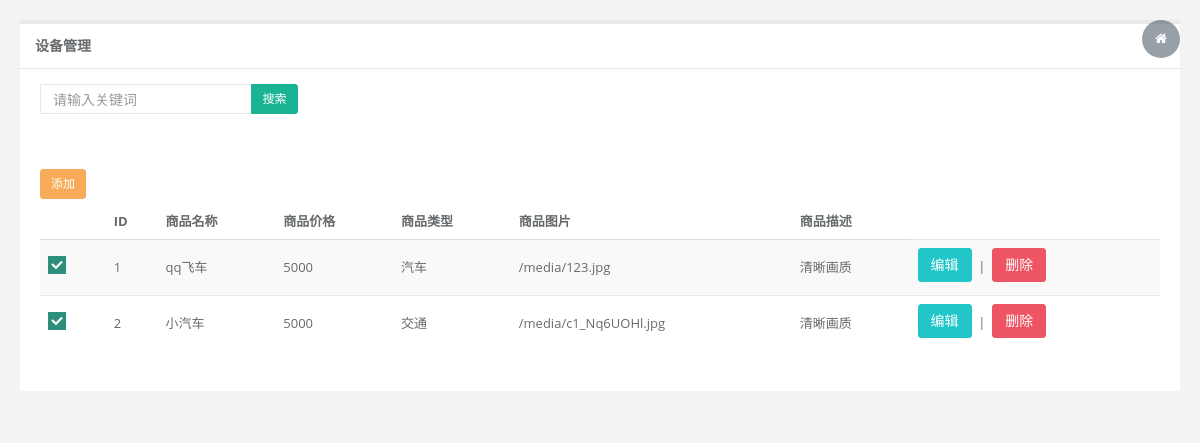
Screenshot of /goodslist/ with the database file from the repository.
### mywb/models.py (models this page shows)
class Goods(models.Model):
    name = models.CharField(verbose_name="商品名称", max_length=100)
    price = models.CharField(verbose_name="商品价格", max_length=100)
    goodstype = models.CharField(verbose_name="商品类型", max_length=100)
    image= models.CharField(verbose_name="商品图片", max_length=100)
    goodsdesc = models.CharField(verbose_name="商品描述", max_length=1000)

### mywb/views.py (the view)
# urls.py: path("goodslist/", wb.goodslist),
def goodslist(request):
    list = Goods.objects.all()
    return render(request, 'goods/list.html', {'list': list})

### mywb/templates/goods/list.html (shortened to what this page needs)
 <!DOCTYPE html>
<html>
<head>
    <link rel="shortcut icon" href="favicon.ico"> <link href="/static/css/bootstrap.min.css?v=3.3.7" rel="stylesheet">
    <link href="/static/css/font-awesome.css?v=4.4.0" rel="stylesheet">
    <link href="/static/css/plugins/iCheck/custom.css" rel="stylesheet">
    <link href="/static/css/animate.css" rel="stylesheet">
    <link href="/static/css/style.css?v=4.1.0" rel="stylesheet">
</head>
<body class="gray-bg">
    <div class="wrapper wrapper-content animated fadeInRight">
        <div class="row">
            <div class="col-sm-12">
                <div class="ibox float-e-margins">
                    <div class="ibox-title">
                        <h5>设备管理</h5>
                    </div>
                    <div class="ibox-content">
                        <div class="row">
                            <div class="col-sm-3">
                                <div class="input-group">
                                    <input type="text" placeholder="请输入关键词" class="input-sm form-control"> <span class="input-group-btn">
                                        <button type="button" class="btn btn-sm btn-primary"> 搜索</button> </span>
                                </div>
                                <div style="margin-top: 50px;">
                                     <a class="btn btn-sm btn-warning" href="/goodsadd" >添加</a> </span>
                                </div>
                            </div>
                        </div>
                        <div class="table-responsive">
                            <table class="table table-striped">
                                <thead>
                                    <tr>
                                        <th></th>
                                        <th>ID</th>
                                        <th>商品名称</th>
                                        <th>商品价格</th>
                                        <th>商品类型</th>
                                        <th>商品图片</th>
                                        <th>商品描述</th>
                                    </tr>
                                </thead>
                                <tbody>
                                {% for item in list%}
                                    <tr>
                                        <td>
                                        </td>
                                        <td>{{item.id}}</td>
                                        <td>{{item.name}}</td>
                                        <td>{{item.price}}</td>
                                        <td>{{item.goodstype}}</td>
                                        <td>{{item.image}}</td>
                                        <td>{{item.goodsdesc}}</td>
                                     <td><a href="/goodsedit?id={{item.id}}" class="btn btn-info">编辑</a>&nbsp;&nbsp;|&nbsp;&nbsp;<a  href="javascript:;" onclick="gotodel({{item.id}})" class="btn btn-danger">删除</a>
                                    </tr>
                                {% endfor %}
                                </tbody>
                            </table>
                        </div>
                    </div>
                </div>
            </div>
        </div>
    </div>
</body>
</html>

### rows the page displays
Goods: id "1", name "qq飞车", price "5000", goodstype "汽车", image "/media/123.jpg", goodsdesc "清晰画质"
Goods: id "2", name "小汽车", price "5000", goodstype "交通", image "/media/c1_Nq6UOHl.jpg", goodsdesc "清晰画质"
